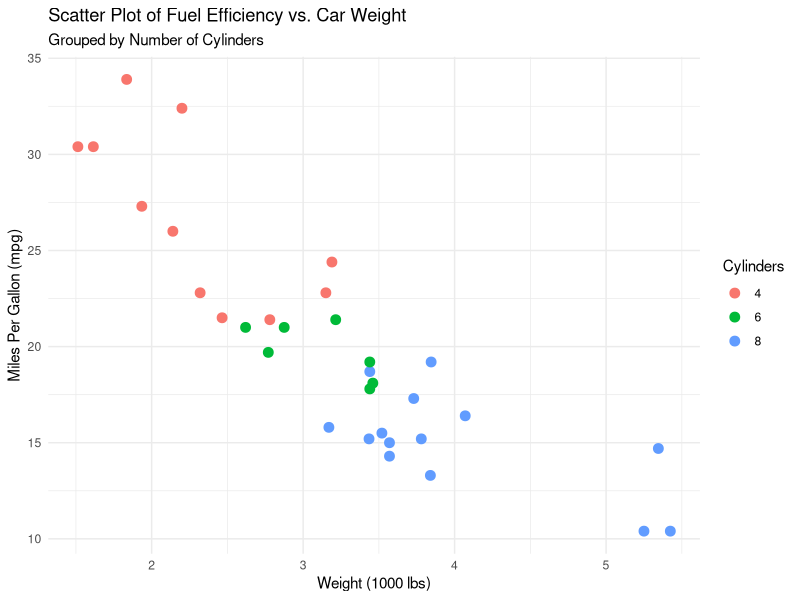
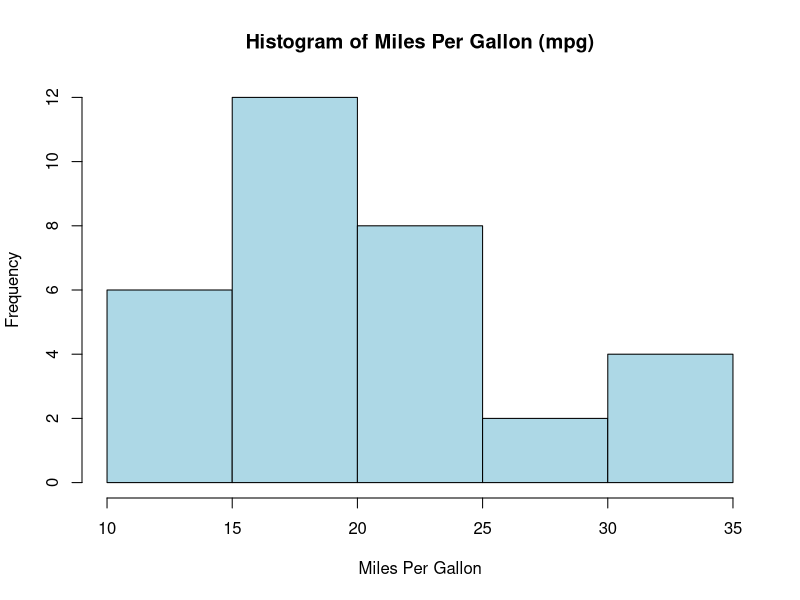
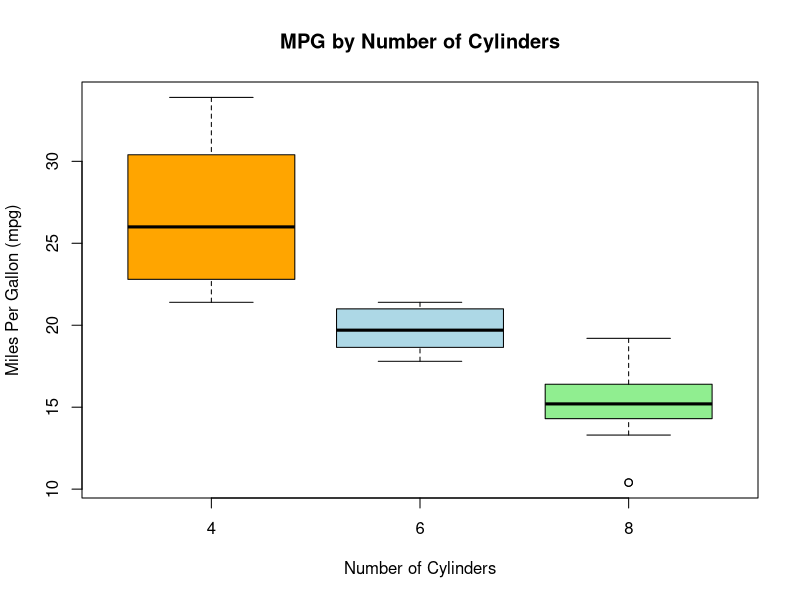

Reproduce these figures in R, in order.
## ---- chunk 1
#| echo: false
#Loading the Dataset
data(mtcars)
## ---- chunk 2
#| echo: false
#Displaying the first 5 rows of the dataset
head(mtcars)
## ---- chunk 3
#| echo: false
#Displaying the statistics of 3 columns of the dataset
summary(mtcars[, c("mpg", "wt", "cyl")])
## ---- chunk 4
#| echo: false
#Importing the library
library(ggplot2)

# Creating the scatter plot
ggplot(mtcars, aes(x = wt, y = mpg, color = as.factor(cyl))) +
  geom_point(size = 3) +
  #Setting the title and name of the axis for the plot
  labs(
    title = "Scatter Plot of Fuel Efficiency vs. Car Weight",
    subtitle = "Grouped by Number of Cylinders",
    x = "Weight (1000 lbs)",
    y = "Miles Per Gallon (mpg)",
    color = "Cylinders"
  ) +
  theme_minimal()

## ---- chunk 5
# Plotting a histogram of miles per gallon
hist(mtcars$mpg,
     main = "Histogram of Miles Per Gallon (mpg)",
     xlab = "Miles Per Gallon",
     col = "lightblue",
     border = "black")

## ---- chunk 6
# Boxplot of mpg by number of cylinders
boxplot(mpg ~ cyl,
        data = mtcars,
        main = "MPG by Number of Cylinders",
        xlab = "Number of Cylinders",
        ylab = "Miles Per Gallon (mpg)",
        col = c("orange", "lightblue", "lightgreen"))
